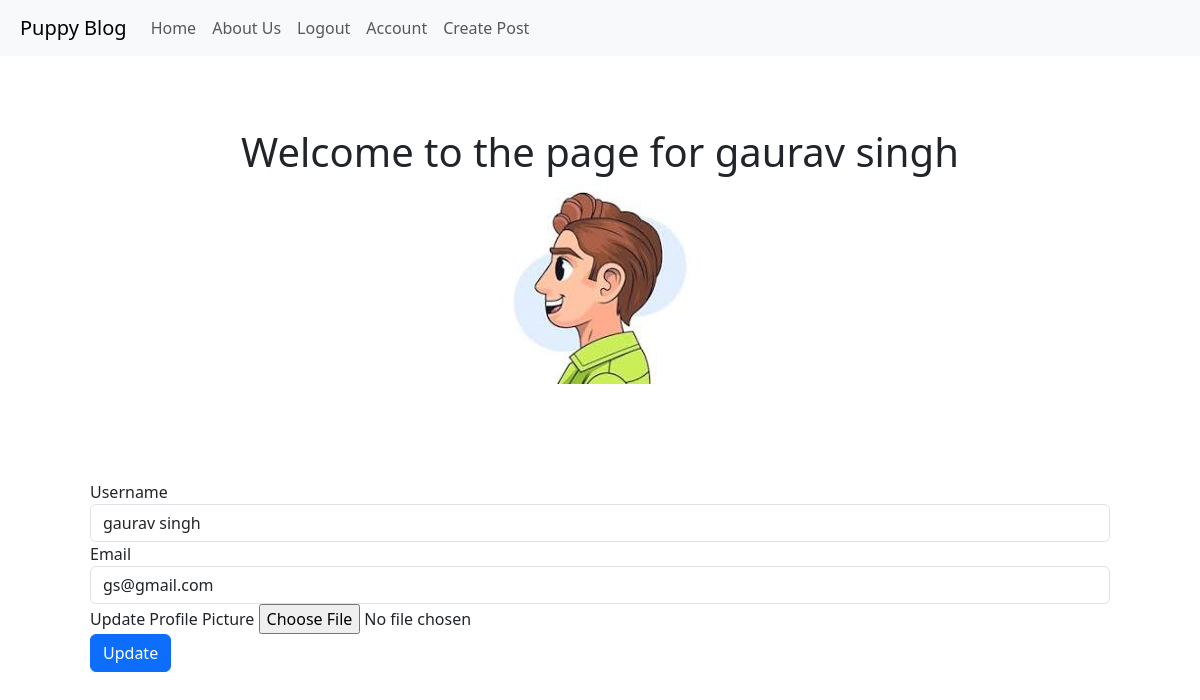
/account (signed in), run on the app's committed database.
### puppycompanyblog/models.py (models this page shows, shortened)
class User(db.Model, UserMixin):
    __tablename__ = 'users'  # Table name for the User model
    id = db.Column(db.Integer, primary_key=True)
    profile_image = db.Column(db.String(64), nullable=False, default='default_profile.png')
    email = db.Column(db.String(64), unique=True, index=True)
    username = db.Column(db.String(64), unique=True, index=True)
    password_hash = db.Column(db.String(128))
    posts = db.relationship('BlogPost', backref='author', lazy=True)

### puppycompanyblog/users/views.py (the view)
@users.route('/account', methods=['GET', 'POST'])
@login_required
def account():
    form = UpdateUserForm()
    if form.validate_on_submit():
        user = User.query.filter_by(username=form.username.data).first()
        if user is not None:
            flash("Username already exists")
            return redirect(url_for("users.account"))
        if form.picture.data:
            username = current_user.username
            pic = add_profile_pic(form.picture.data, username)
            current_user.profile_image = pic
        current_user.username = form.username.data
        current_user.email = form.email.data
        db.session.commit()
        flash('User Account Updated.')
        return redirect(url_for("users.account"))
    elif request.method == 'GET':
        form.username.data = current_user.username
        form.email.data = current_user.email
    profile_image = url_for('static', filename='profile_pics/'+current_user.profile_image)
    return render_template('account.html', profile_image=profile_image, form=form)

### puppycompanyblog/users/forms.py (shortened to what this page needs)
class UpdateUserForm(FlaskForm):
    email = StringField('Email', validators=[DataRequired(), Email()])
    username = StringField('Username', validators=[DataRequired()])
    picture = FileField('Update Profile Picture', validators=[FileAllowed(['jpg', 'png'])])
    submit = SubmitField('Update')

### puppycompanyblog/models.py (called while the page is built)
@login_manager.user_loader
def load_user(user_id):
    return User.query.get(user_id)

### puppycompanyblog/templates/account.html (shortened to what this page needs)
{% extends "base.html" %}
{% block content %}
<div class="opaque-bg p-5">
    <div align="center">
       <h1>Welcome to the page for {{current_user.username}}</h1>
       <img align='center' src="{{url_for('static', filename='profile_pics/'+current_user.profile_image)}}">
    </div>
</div>
<div class="opaque-bg p-5">
    <form method="POST" action="" enctype="multipart/form-data">
        <div class="form-group">
            {{form.username.label(class="form-group" )}}
            {{form.username(class="form-control" )}}
        </div>
        <div class="form-group">
            {{form.email.label(class="form-group" )}}
            {{form.email(class="form-control" )}}
        </div>
        <div class="form-group">
            {{form.picture.label(class="form-group" )}}
            {{form.picture(class="form-group-file" )}}
        </div>
        <div class="form-group">
            {{form.submit(class="btn btn-primary")}}
        </div>
    </form>
</div>
{% endblock %}

### puppycompanyblog/templates/base.html (style rules this page uses)
body { background-image: url('https://cdn.pixabay.com/photo/2019/09/10/18/19/feather-4466943_1280.jpg'); background-size: cover; background-position: full center; background-repeat: no-repeat; }

### data on the page
User: username "gaurav singh", profile_image (picture), email "gs@gmail.com"
